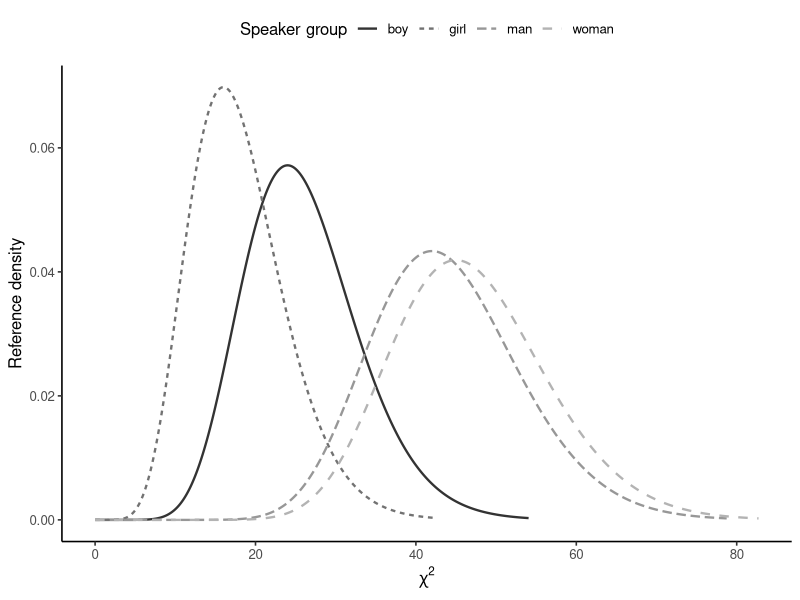

This chart was generated by the following R code:
## ---- chunk 1
#| label: hillenbrand-chi-square
library(ggplot2)

vowels <- read.csv(
  "data/hillenbrand/vowels-complete.csv",
  stringsAsFactors = FALSE
)
i_tokens <- subset(vowels, vowel == "i")
group_sizes <- as.data.frame(table(i_tokens$speaker_type), responseName = "n")
names(group_sizes)[1] <- "speaker_type"
group_sizes$df <- group_sizes$n - 1L
group_sizes$reference_mean <- group_sizes$df
group_sizes$reference_variance <- 2 * group_sizes$df

chi_grid <- do.call(rbind, lapply(seq_len(nrow(group_sizes)), function(j) {
  df <- group_sizes$df[j]
  q <- seq(0, qchisq(0.999, df), length.out = 400L)
  data.frame(speaker_type = group_sizes$speaker_type[j], df = df,
             q = q, density = dchisq(q, df))
}))

adult_men <- subset(group_sizes, speaker_type == "man")
adult_men_interval <- qchisq(c(0.025, 0.975), df = adult_men$df)

stopifnot(
  sum(group_sizes$n) == 139L,
  all(group_sizes$df == group_sizes$n - 1L),
  all(group_sizes$reference_variance == 2 * group_sizes$reference_mean)
)

group_sizes
adult_men_interval
## ---- chunk 2
#| label: plot-hillenbrand-chi-square
#| fig-cap: "Chi-squared reference densities whose degrees of freedom come from the observed /i/ speaker-group sizes."
ggplot(chi_grid, aes(q, density, group = speaker_type,
                     linetype = speaker_type, color = speaker_type)) +
  geom_line(linewidth = 0.8) +
  scale_color_grey(start = 0.2, end = 0.7) +
  labs(x = expression(chi^2), y = "Reference density",
       color = "Speaker group", linetype = "Speaker group") +
  theme_classic(base_size = 12) +
  theme(legend.position = "top")
